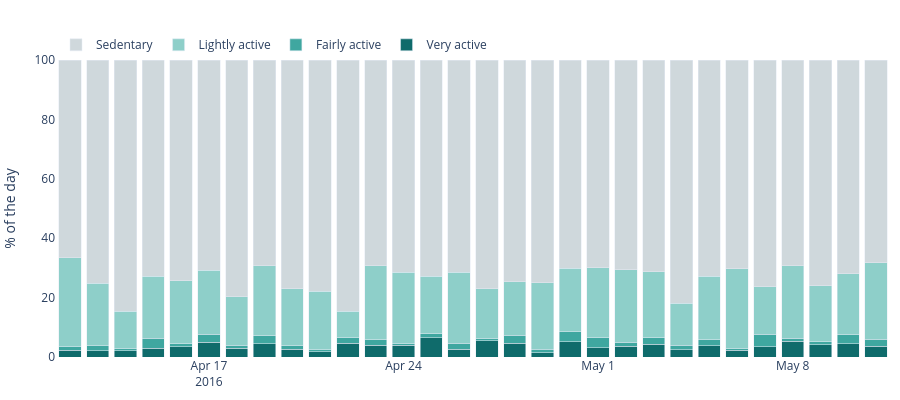

Notebook cell for this chart:
### Markdown cell above
### Activity Levels

### Code cell
display(bi.activity_level_totals(df).round(1))
bi.activity_levels_chart(df).show()
